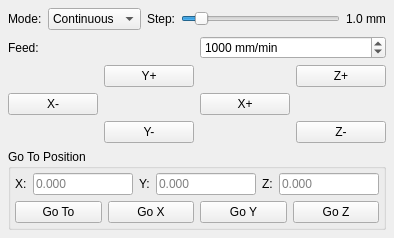
<?xml version="1.0" encoding="UTF-8"?>
<ui version="4.0">
 <class>JogPanel</class>
 <widget class="QWidget" name="jogPanel">
  <property name="objectName">
   <string>jogPanel</string>
  </property>
  <layout class="QVBoxLayout" name="mainLayout">
   <property name="leftMargin"><number>8</number></property>
   <property name="topMargin"><number>8</number></property>
   <property name="rightMargin"><number>8</number></property>
   <property name="bottomMargin"><number>8</number></property>

   <!-- Mode / Step row -->
   <item>
    <layout class="QHBoxLayout" name="modeRow">
     <item>
      <widget class="QLabel" name="modeLabel">
       <property name="text"><string>Mode:</string></property>
      </widget>
     </item>
     <item>
      <widget class="QComboBox" name="jogModeCombo">
       <property name="currentIndex"><number>0</number></property>
       <item><property name="text"><string>Continuous</string></property></item>
       <item><property name="text"><string>Step</string></property></item>
      </widget>
     </item>
     <item>
      <widget class="QLabel" name="stepLabel">
       <property name="text"><string>Step:</string></property>
      </widget>
     </item>
     <item>
      <widget class="QSlider" name="jogStepSlider">
       <property name="orientation"><enum>Qt::Horizontal</enum></property>
       <property name="minimum"><number>1</number></property>
       <property name="maximum"><number>100</number></property>
       <property name="value"><number>10</number></property>
      </widget>
     </item>
     <item>
      <widget class="QLabel" name="jogStepLabel">
       <property name="text"><string>1.0 mm</string></property>
      </widget>
     </item>
    </layout>
   </item>

   <!-- Feed row -->
   <item>
    <layout class="QHBoxLayout" name="feedRow">
     <item>
      <widget class="QLabel" name="feedLabel">
       <property name="text"><string>Feed:</string></property>
      </widget>
     </item>
     <item>
      <widget class="QDoubleSpinBox" name="jogFeedSpin">
       <property name="minimum"><double>1</double></property>
       <property name="maximum"><double>30000</double></property>
       <property name="value"><double>1000</double></property>
       <property name="suffix"><string> mm/min</string></property>
       <property name="decimals"><number>0</number></property>
      </widget>
     </item>
    </layout>
   </item>

   <!-- Directional pad -->
   <item>
    <layout class="QGridLayout" name="dPadGrid">
     <item row="0" column="1">
      <widget class="QPushButton" name="btnYPlus">
       <property name="text"><string>Y+</string></property>
      </widget>
     </item>
     <item row="1" column="0">
      <widget class="QPushButton" name="btnXMinus">
       <property name="text"><string>X-</string></property>
      </widget>
     </item>
     <item row="1" column="2">
      <widget class="QPushButton" name="btnXPlus">
       <property name="text"><string>X+</string></property>
      </widget>
     </item>
     <item row="2" column="1">
      <widget class="QPushButton" name="btnYMinus">
       <property name="text"><string>Y-</string></property>
      </widget>
     </item>
     <item row="0" column="3">
      <widget class="QPushButton" name="btnZPlus">
       <property name="text"><string>Z+</string></property>
      </widget>
     </item>
     <item row="2" column="3">
      <widget class="QPushButton" name="btnZMinus">
       <property name="text"><string>Z-</string></property>
      </widget>
     </item>
    </layout>
   </item>

   <!-- Go To Position group -->
   <item>
    <widget class="QGroupBox" name="absGroup">
     <property name="title"><string>Go To Position</string></property>
     <layout class="QGridLayout" name="absGrid">
      <property name="leftMargin"><number>4</number></property>
      <property name="topMargin"><number>4</number></property>
      <property name="rightMargin"><number>4</number></property>
      <property name="bottomMargin"><number>4</number></property>

      <item row="0" column="0">
       <widget class="QLabel" name="absXLabel">
        <property name="text"><string>X:</string></property>
       </widget>
      </item>
      <item row="0" column="1">
       <widget class="QLineEdit" name="absXEdit">
        <property name="placeholderText"><string>0.000</string></property>
        <property name="maximumSize"><size><width>100</width><height>16777215</height></size></property>
       </widget>
      </item>

      <item row="0" column="2">
       <widget class="QLabel" name="absYLabel">
        <property name="text"><string>Y:</string></property>
       </widget>
      </item>
      <item row="0" column="3">
       <widget class="QLineEdit" name="absYEdit">
        <property name="placeholderText"><string>0.000</string></property>
        <property name="maximumSize"><size><width>100</width><height>16777215</height></size></property>
       </widget>
      </item>

      <item row="0" column="4">
       <widget class="QLabel" name="absZLabel">
        <property name="text"><string>Z:</string></property>
       </widget>
      </item>
      <item row="0" column="5">
       <widget class="QLineEdit" name="absZEdit">
        <property name="placeholderText"><string>0.000</string></property>
        <property name="maximumSize"><size><width>100</width><height>16777215</height></size></property>
       </widget>
      </item>

      <item row="1" column="0" colspan="6">
       <layout class="QHBoxLayout" name="goToBtnRow">
        <item>
         <widget class="QPushButton" name="goToAbsBtn">
          <property name="text"><string>Go To</string></property>
          <property name="toolTip"><string>Move all axes to absolute work position (G90 G0)</string></property>
         </widget>
        </item>
        <item>
         <widget class="QPushButton" name="goToXBtn">
          <property name="text"><string>Go X</string></property>
          <property name="toolTip"><string>Move X axis to absolute position</string></property>
         </widget>
        </item>
        <item>
         <widget class="QPushButton" name="goToYBtn">
          <property name="text"><string>Go Y</string></property>
          <property name="toolTip"><string>Move Y axis to absolute position</string></property>
         </widget>
        </item>
        <item>
         <widget class="QPushButton" name="goToZBtn">
          <property name="text"><string>Go Z</string></property>
          <property name="toolTip"><string>Move Z axis to absolute position</string></property>
         </widget>
        </item>
       </layout>
      </item>

     </layout>
    </widget>
   </item>

  </layout>
 </widget>
 <resources/>
 <connections/>
</ui>
